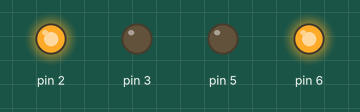
A sketch run on a simulated Arduino Uno, built with avr-gcc and run on an emulated ATmega328P. Parts: output pins drawn as LEDs (lit = HIGH).

Above: at 1.0 s.
At 5.5 s:
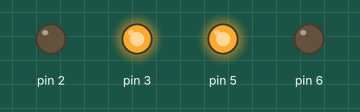
Timing chart, 0 to 11.7 s (numbered marks = the images above):
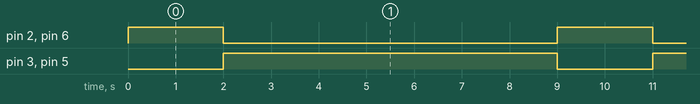

The sketch:

LAB_20200225_0.ino
```cpp
//LAB_20200225_0 traffic lights
//In this example, the program flow can be switched by the condition compiling "FLOW_SWITCH"
//--------------
//FEB 26 2020 T.I. created this file

#define FLOW_SWITCH 1
#define STATUS_NUM 2


int DIR0_L0[STATUS_NUM]={1,0};
int DIR0_L1[STATUS_NUM]={0,1};

int DIR1_L0[STATUS_NUM]={0,1};
int DIR1_L1[STATUS_NUM]={1,0};


int stateDelay[]={2000,7000};


void setup() {
  // put your setup code here, to run once:

  pinMode(2, OUTPUT);
  pinMode(3, OUTPUT);
  pinMode(5, OUTPUT);
  pinMode(6, OUTPUT);

}

void loop() {
  // put your main code here, to run repeatedly:

#if 1==FLOW_SWITCH
  static int st=0;

  digitalWrite(2, DIR0_L0[st]);
  digitalWrite(3, DIR0_L1[st]);
  digitalWrite(5, DIR1_L0[st]);
  digitalWrite(6, DIR1_L1[st]);

  delay(stateDelay[st]);


  if((STATUS_NUM-1)==st)
  {
    st=0;
  }
  else
  {
    st++;
  }

#else  //0==FLOW_SWITCH
  digitalWrite(2, HIGH);
  digitalWrite(3, LOW);
  digitalWrite(5, LOW);
  digitalWrite(6, HIGH);
  delay(2000);
  digitalWrite(2, LOW);
  digitalWrite(3, HIGH);
  digitalWrite(5, HIGH);
  digitalWrite(6, LOW);
  delay(7000);
#endif  //FLOW_SWITCH
}
```

Measured:
- by itself, pin 2, pin 6: alternates HIGH for 2.0 s and LOW for 7.0 s
- by itself, pin 3, pin 5: alternates HIGH for 7.0 s and LOW for 2.0 s
